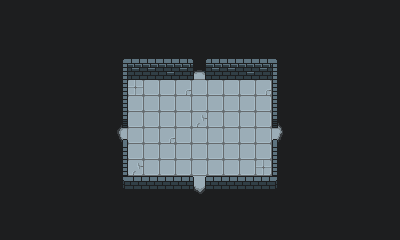

Rendered tile map (Tiled .tmx) drawn with the repository's tilesets; below, a short description and the full map source, tile grids included:
An orthogonal 25x15 tile map with 16x16 px tiles, 5 tile layers (Tile Layer 1, Tile Layer 2, Tile Layer 3, Tile Layer 4, ...) and 5 objects.

<map version="1.5" tiledversion="1.6.0" orientation="orthogonal" renderorder="right-down" width="25" height="15" tilewidth="16" tileheight="16" infinite="0" nextlayerid="11" nextobjectid="6">
 <tileset firstgid="1" source="tile_revision.tsx" />
 <layer id="5" name="Tile Layer 1" width="25" height="15">
  <data encoding="csv">
58,58,58,58,58,58,58,58,58,58,58,58,58,58,58,58,58,58,58,58,58,58,58,58,58,
58,58,58,58,58,58,58,58,58,58,58,58,58,58,58,58,58,58,58,58,58,58,58,58,58,
58,58,58,58,58,58,58,58,58,58,58,58,58,58,58,58,58,58,58,58,58,58,58,58,58,
58,58,58,58,58,58,58,1,5,5,5,5,5,5,5,5,5,6,58,58,58,58,58,58,58,
58,58,58,58,58,58,58,11,15,15,12,15,15,15,15,12,15,16,58,58,58,58,58,58,58,
58,58,58,58,58,58,58,11,24,33,33,25,33,33,33,33,25,16,58,58,58,58,58,58,58,
58,58,58,58,58,58,58,11,34,34,34,34,34,34,34,34,34,16,58,58,58,58,58,58,58,
58,58,58,58,58,58,58,11,34,34,34,34,22,34,34,34,34,16,58,58,58,58,58,58,58,
58,58,58,58,58,58,58,11,34,34,25,34,34,34,34,34,34,16,58,58,58,58,58,58,58,
58,58,58,58,58,58,58,11,34,34,34,34,34,34,34,34,34,16,58,58,58,58,58,58,58,
58,58,58,58,58,58,58,11,22,33,33,33,33,33,33,33,24,16,58,58,58,58,58,58,58,
58,58,58,58,58,58,58,41,42,42,42,42,44,42,42,42,42,46,58,58,58,58,58,58,58,
58,58,58,58,58,58,58,58,58,58,58,58,58,58,58,58,58,58,58,58,58,58,58,58,58,
58,58,58,58,58,58,58,58,58,58,58,58,58,58,58,58,58,58,58,58,58,58,58,58,58,
58,58,58,58,58,58,58,58,58,58,58,58,58,58,58,58,58,58,58,58,58,58,58,58,58
</data>
 </layer>
 <layer id="6" name="Tile Layer 2" width="25" height="15">
  <data encoding="csv">
0,0,0,0,0,0,0,0,0,0,0,0,0,0,0,0,0,0,0,0,0,0,0,0,0,
0,0,0,0,0,0,0,0,0,0,0,0,0,0,0,0,0,0,0,0,0,0,0,0,0,
0,0,0,0,0,0,0,0,0,0,0,0,0,0,0,0,0,0,0,0,0,0,0,0,0,
0,0,0,0,0,0,0,0,0,0,0,0,3,0,0,0,0,0,0,0,0,0,0,0,0,
0,0,0,0,0,0,0,0,0,0,0,0,13,0,0,0,0,0,0,0,0,0,0,0,0,
0,0,0,0,0,0,0,0,0,0,0,0,0,0,0,0,0,0,0,0,0,0,0,0,0,
0,0,0,0,0,0,0,0,0,0,0,0,0,0,0,0,0,0,0,0,0,0,0,0,0,
0,0,0,0,0,0,0,0,0,0,0,0,0,0,0,0,0,0,0,0,0,0,0,0,0,
0,0,0,0,0,0,0,0,0,0,0,0,0,0,0,0,0,0,0,0,0,0,0,0,0,
0,0,0,0,0,0,0,0,0,0,0,0,0,0,0,0,0,0,0,0,0,0,0,0,0,
0,0,0,0,0,0,0,0,0,0,0,0,0,0,0,0,0,0,0,0,0,0,0,0,0,
0,0,0,0,0,0,0,0,0,0,0,0,0,0,0,0,0,0,0,0,0,0,0,0,0,
0,0,0,0,0,0,0,0,0,0,0,0,0,0,0,0,0,0,0,0,0,0,0,0,0,
0,0,0,0,0,0,0,0,0,0,0,0,0,0,0,0,0,0,0,0,0,0,0,0,0,
0,0,0,0,0,0,0,0,0,0,0,0,0,0,0,0,0,0,0,0,0,0,0,0,0
</data>
 </layer>
 <layer id="7" name="Tile Layer 3" width="25" height="15">
  <data encoding="csv">
0,0,0,0,0,0,0,0,0,0,0,0,0,0,0,0,0,0,0,0,0,0,0,0,0,
0,0,0,0,0,0,0,0,0,0,0,0,0,0,0,0,0,0,0,0,0,0,0,0,0,
0,0,0,0,0,0,0,0,0,0,0,0,0,0,0,0,0,0,0,0,0,0,0,0,0,
0,0,0,0,0,0,0,0,0,0,0,0,0,0,0,0,0,0,0,0,0,0,0,0,0,
0,0,0,0,0,0,0,0,0,0,0,0,0,0,0,0,0,0,0,0,0,0,0,0,0,
0,0,0,0,0,0,0,0,0,0,0,0,0,0,0,0,0,0,0,0,0,0,0,0,0,
0,0,0,0,0,0,0,0,0,0,0,0,0,0,0,0,0,0,0,0,0,0,0,0,0,
0,0,0,0,0,0,0,21,0,0,0,0,0,0,0,0,0,0,0,0,0,0,0,0,0,
0,0,0,0,0,0,0,31,0,0,0,0,0,0,0,0,0,0,0,0,0,0,0,0,0,
0,0,0,0,0,0,0,0,0,0,0,0,0,0,0,0,0,0,0,0,0,0,0,0,0,
0,0,0,0,0,0,0,0,0,0,0,0,0,0,0,0,0,0,0,0,0,0,0,0,0,
0,0,0,0,0,0,0,0,0,0,0,0,0,0,0,0,0,0,0,0,0,0,0,0,0,
0,0,0,0,0,0,0,0,0,0,0,0,0,0,0,0,0,0,0,0,0,0,0,0,0,
0,0,0,0,0,0,0,0,0,0,0,0,0,0,0,0,0,0,0,0,0,0,0,0,0,
0,0,0,0,0,0,0,0,0,0,0,0,0,0,0,0,0,0,0,0,0,0,0,0,0
</data>
 </layer>
 <layer id="8" name="Tile Layer 4" width="25" height="15">
  <data encoding="csv">
0,0,0,0,0,0,0,0,0,0,0,0,0,0,0,0,0,0,0,0,0,0,0,0,0,
0,0,0,0,0,0,0,0,0,0,0,0,0,0,0,0,0,0,0,0,0,0,0,0,0,
0,0,0,0,0,0,0,0,0,0,0,0,0,0,0,0,0,0,0,0,0,0,0,0,0,
0,0,0,0,0,0,0,0,0,0,0,0,0,0,0,0,0,0,0,0,0,0,0,0,0,
0,0,0,0,0,0,0,0,0,0,0,0,0,0,0,0,0,0,0,0,0,0,0,0,0,
0,0,0,0,0,0,0,0,0,0,0,0,0,0,0,0,0,0,0,0,0,0,0,0,0,
0,0,0,0,0,0,0,0,0,0,0,0,0,0,0,0,0,0,0,0,0,0,0,0,0,
0,0,0,0,0,0,0,0,0,0,0,0,0,0,0,0,0,0,0,0,0,0,0,0,0,
0,0,0,0,0,0,0,0,0,0,0,0,0,0,0,0,0,0,0,0,0,0,0,0,0,
0,0,0,0,0,0,0,0,0,0,0,0,0,0,0,0,0,0,0,0,0,0,0,0,0,
0,0,0,0,0,0,0,0,0,0,0,0,0,0,0,0,0,0,0,0,0,0,0,0,0,
0,0,0,0,0,0,0,0,0,0,0,0,43,0,0,0,0,0,0,0,0,0,0,0,0,
0,0,0,0,0,0,0,0,0,0,0,0,53,0,0,0,0,0,0,0,0,0,0,0,0,
0,0,0,0,0,0,0,0,0,0,0,0,0,0,0,0,0,0,0,0,0,0,0,0,0,
0,0,0,0,0,0,0,0,0,0,0,0,0,0,0,0,0,0,0,0,0,0,0,0,0
</data>
 </layer>
 <layer id="9" name="Tile Layer 5" width="25" height="15">
  <data encoding="csv">
0,0,0,0,0,0,0,0,0,0,0,0,0,0,0,0,0,0,0,0,0,0,0,0,0,
0,0,0,0,0,0,0,0,0,0,0,0,0,0,0,0,0,0,0,0,0,0,0,0,0,
0,0,0,0,0,0,0,0,0,0,0,0,0,0,0,0,0,0,0,0,0,0,0,0,0,
0,0,0,0,0,0,0,0,0,0,0,0,0,0,0,0,0,0,0,0,0,0,0,0,0,
0,0,0,0,0,0,0,0,0,0,0,0,0,0,0,0,0,0,0,0,0,0,0,0,0,
0,0,0,0,0,0,0,0,0,0,0,0,0,0,0,0,0,0,0,0,0,0,0,0,0,
0,0,0,0,0,0,0,0,0,0,0,0,0,0,0,0,0,0,0,0,0,0,0,0,0,
0,0,0,0,0,0,0,0,0,0,0,0,0,0,0,0,0,26,0,0,0,0,0,0,0,
0,0,0,0,0,0,0,0,0,0,0,0,0,0,0,0,0,36,0,0,0,0,0,0,0,
0,0,0,0,0,0,0,0,0,0,0,0,0,0,0,0,0,0,0,0,0,0,0,0,0,
0,0,0,0,0,0,0,0,0,0,0,0,0,0,0,0,0,0,0,0,0,0,0,0,0,
0,0,0,0,0,0,0,0,0,0,0,0,0,0,0,0,0,0,0,0,0,0,0,0,0,
0,0,0,0,0,0,0,0,0,0,0,0,0,0,0,0,0,0,0,0,0,0,0,0,0,
0,0,0,0,0,0,0,0,0,0,0,0,0,0,0,0,0,0,0,0,0,0,0,0,0,
0,0,0,0,0,0,0,0,0,0,0,0,0,0,0,0,0,0,0,0,0,0,0,0,0
</data>
 </layer>
 <objectgroup id="10" name="objects">
  <object id="1" x="185.75" y="95">
   <properties>
    <property name="north" value="" />
   </properties>
   <point />
  </object>
  <object id="2" x="122" y="142.75">
   <properties>
    <property name="west" value="" />
   </properties>
   <point />
  </object>
  <object id="3" x="185.5" y="174.5">
   <properties>
    <property name="south" value="" />
   </properties>
   <point />
  </object>
  <object id="4" x="249.5" y="143">
   <properties>
    <property name="east" value="" />
   </properties>
   <point />
  </object>
  <object id="5" x="185.5" y="126.25">
   <properties>
    <property name="spawn" value="" />
   </properties>
   <point />
  </object>
 </objectgroup>
</map>
